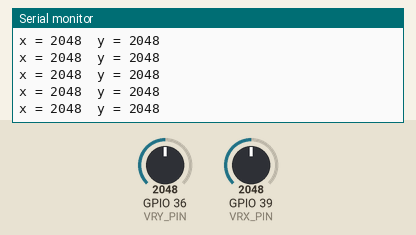
Recording of a sketch running on a simulated ESP32. Parts: the last lines printed to the serial monitor. Inputs (shaded band) come from the test bench; at power-on: GPIO 36 (VRY_PIN) = 2048, GPIO 39 (VRX_PIN) = 2048.

Above: at 1.2 s.
1.3 s: GPIO 36 (VRY_PIN) set to 2866
At 1.56 s:
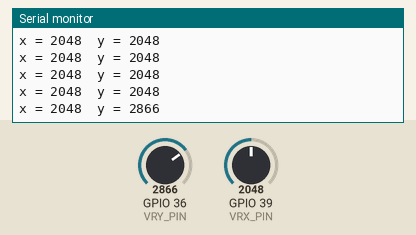
2.8 s: GPIO 39 (VRX_PIN) set to 2866
At 2.96 s:
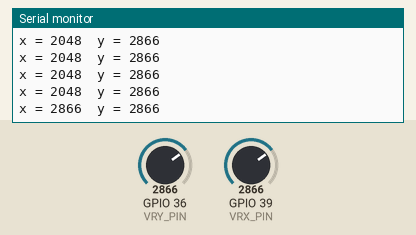
4.3 s: GPIO 36 (VRY_PIN) set to 3603
At 4.36 s:
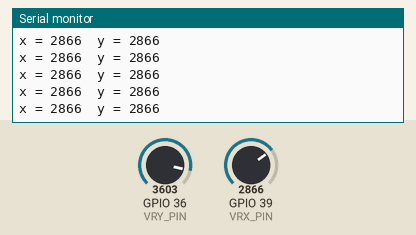
5.8 s: GPIO 39 (VRX_PIN) set to 3603
At 5.97 s:
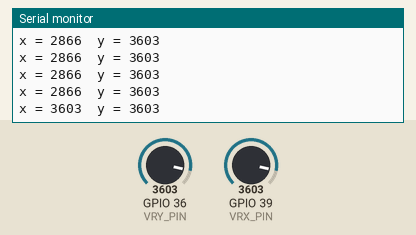
Timing chart, 0 to 8.3 s (numbered marks = the images above; inputs shaded):
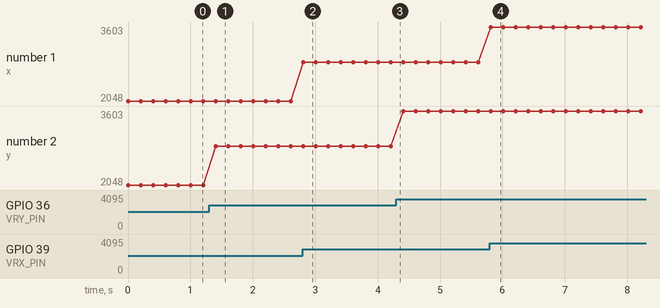

Measured:
- after the input at 1.3 s, the serial monitor: prints a new line after 0.10 s (image 1)
- after the input at 2.8 s, the serial monitor: prints a new line at once (image 2)
- after the input at 5.8 s, the serial monitor: prints a new line at once (image 4)
- plotted number 2: 2048 → 2866 after the input at 1.3 s, 2866 → 3603 after the input at 4.3 s

The sketch:

joystick.ino
```cpp
#define VRX_PIN  39  // Define GPIO 39 (ADC) for the X-axis of the joystick
#define VRY_PIN  36  // Define GPIO 36 (ADC) for the Y-axis of the joystick

int valueX = 0;  // Variable to store the analog value from X-axis
int valueY = 0;  // Variable to store the analog value from Y-axis

void setup() {
  Serial.begin(9600);                     // Initialize Serial Monitor communication at 9600 baud
  analogSetAttenuation(ADC_11db);         // Set ADC attenuation to 11dB to read up to 0-3.3V
}

void loop() {
  valueX = analogRead(VRX_PIN);           // Read analog value from X-axis pin (0–4095)
  valueY = analogRead(VRY_PIN);           // Read analog value from Y-axis pin (0–4095)

  Serial.print("x = ");
  Serial.print(valueX);                   // Print the X-axis value
  Serial.print("  y = ");
  Serial.println(valueY);                 // Print the Y-axis value

  delay(200);                             // delay
}
```
